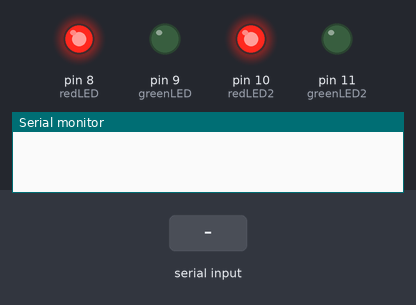
This sketch was run on a simulated Arduino Uno, built with avr-gcc and run on an emulated ATmega328P. Shown: output pins drawn as LEDs (lit = HIGH), the last lines printed to the serial monitor. Dashed ring = blinking. The test bench sets the inputs (shaded band).

Above: at 1.2 s.
1.3 s: "5\n" received over Serial
At 1.7 s:
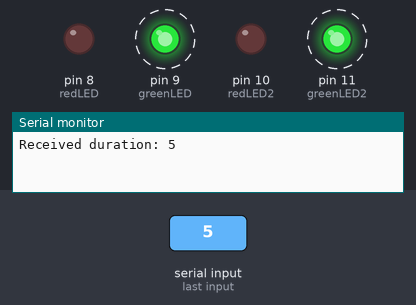
Timing chart, 0 to 7.8 s (numbered marks = the images above; inputs shaded):
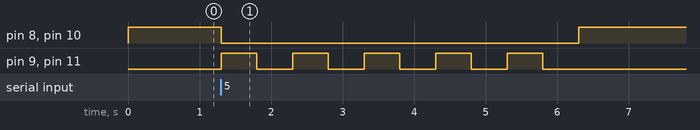

The sketch:

final_answer.ino
```cpp
const int greenLED2 = 11;
const int greenLED = 9;
const int redLED2 = 10;
const int redLED = 8;
int greenDuration = 0;

void setup() {
  Serial.begin(9600);
  pinMode(greenLED, OUTPUT);
  pinMode(greenLED2, OUTPUT);
  pinMode(redLED, OUTPUT);
  pinMode(redLED2, OUTPUT);
  digitalWrite(redLED, HIGH);
  digitalWrite(redLED2, HIGH); // 시작 시 빨간 LED 켜기
}

void loop() {
  if (Serial.available() > 0) {
    greenDuration = Serial.parseInt();
    Serial.print("Received duration: ");
    Serial.println(greenDuration);
    controlGreenLED(greenDuration);
    Serial.println("green off");
  }
}

void controlGreenLED(int seconds) {
  digitalWrite(redLED, LOW);
  digitalWrite(redLED2, LOW);   // 빨간 LED 끄기
  for (int i = 0; i < seconds; i++) {
    digitalWrite(greenLED, HIGH);
    digitalWrite(greenLED2, HIGH);
    if (i >= seconds - 10) {  // 마지막 10초 동안 깜빡임
      delay(500);
      digitalWrite(greenLED, LOW);
      digitalWrite(greenLED2, LOW);
      delay(500);
    } else {
      delay(1000);
    }
  }
  digitalWrite(greenLED, LOW);
  digitalWrite(greenLED2, LOW);
  digitalWrite(redLED, HIGH);
  digitalWrite(redLED2, HIGH);    // 빨간 LED 켜기
  delay(5000);  // 빨간 LED가 켜진 상태 유지 시간
}
```

Measured:
- after the input at 1.3 s, pin 8 (redLED), pin 10 (redLED2): HIGH → LOW at once, → HIGH 5.0 s later; pin 9 (greenLED), pin 11 (greenLED2): alternates HIGH for 0.50 s and LOW for 0.50 s, 10 changes in all, then stays LOW, starting at once
